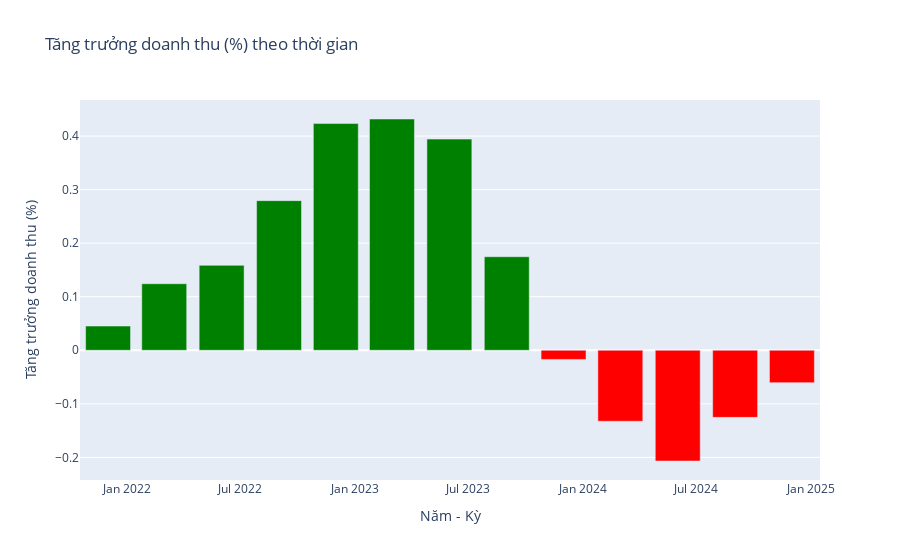

The cell this chart's notebook holds for it:
### Markdown cell above
Theo biểu đồ, ta thấy:
  - Từ đầu năm 2022 đến quý 2 năm 2023, doanh thu có xu hướng tăng và đạt đỉnh ở quý 2 năm 2023.
  - Sau quý 2 năm 2023, doanh thu giảm dần, sau đó phục hồi dần từ quý 2 năm 2024.

### Code cell
fig = go.Figure()

fig.add_trace(go.Bar(
    x=vcb_kqkd["Năm"].astype(str) + "-" + vcb_kqkd["Tháng"].astype(str),
    y=vcb_kqkd["Tăng trưởng doanh thu (%)"],
    marker_color=["green" if val > 0 else "red" for val in vcb_kqkd["Tăng trưởng doanh thu (%)"]]
))

fig.update_layout(
    title="Tăng trưởng doanh thu (%) theo thời gian",
    xaxis_title="Năm - Kỳ",
    yaxis_title="Tăng trưởng doanh thu (%)"
)

fig.show()

### Figure 1 — Plotly figure (JSON) as saved in the notebook; plotly's stock layout.template omitted (floating-point values rounded to 4 significant figures)
{"data": [{"marker": {"color": ["red", "red", "red", "red", "red", "green", "green", "green", "green", "green", "green", "green", "green"]}, "type": "bar", "x": ["2024-12", "2024-9", "2024-6", "2024-3", "2023-12", "2023-9", "2023-6", "2023-3", "2022-12", "2022-9", "2022-6", "2022-3", "2021-12"], "y": [-0.06042, -0.1253, -0.2068, -0.1325, -0.01709, 0.1747, 0.3943, 0.4319, 0.4234, 0.2795, 0.1586, 0.1242, 0.04521]}], "layout": {"title": {"text": "Tăng trưởng doanh thu (%) theo thời gian"}, "xaxis": {"title": {"text": "Năm - Kỳ"}}, "yaxis": {"title": {"text": "Tăng trưởng doanh thu (%)"}}}}
